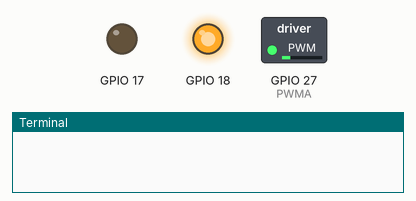
This program was run on a simulated Raspberry Pi (BCM pin numbers). Shown: switched loads named in the program (green lamp = pin HIGH), output pins drawn as LEDs (lit = HIGH), the last lines printed to the terminal. At 24.0 s the program stops and its outputs stay as they are.

Above: at 0.1 s.
At 2.1 s:
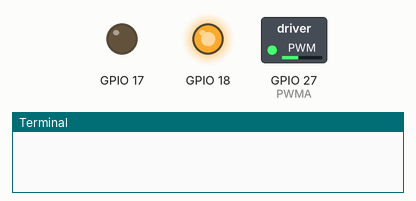
At 6.1 s:
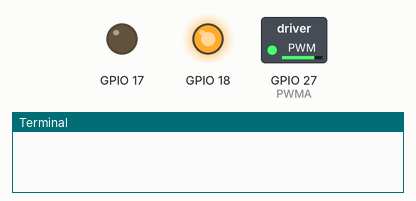
At 12.1 s:
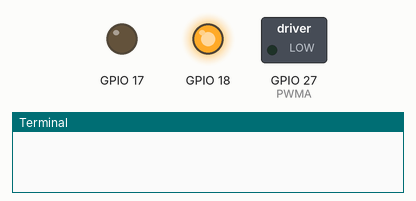
At 18.1 s:
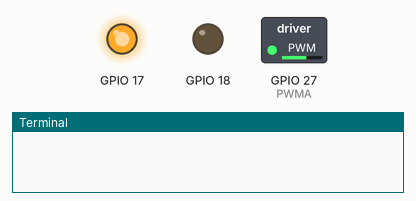
At 24.1 s:
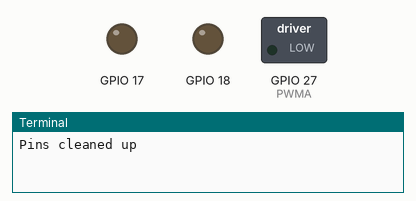
Timing chart, 0 to 25.5 s (numbered marks = the images above):
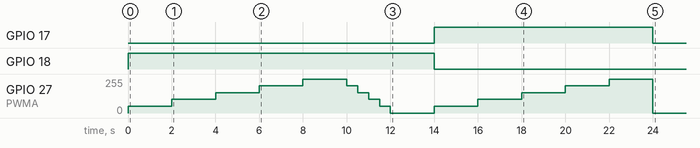

The program:

motor.py
```python
import RPi.GPIO as GPIO
import time

PWMA = 27

GPIO.setwarnings(False)
GPIO.setmode(GPIO.BCM)
GPIO.setup(PWMA, GPIO.OUT)
GPIO.setup(17, GPIO.OUT)
GPIO.setup(18, GPIO.OUT)


GPIO.output(17, GPIO.LOW)
GPIO.output(18, GPIO.HIGH)

rightmotor = GPIO.PWM(PWMA, 50)
rightmotor.start(0)

rightmotor.ChangeDutyCycle(20)
time.sleep(2)

rightmotor.ChangeDutyCycle(40)
time.sleep(2)

rightmotor.ChangeDutyCycle(60)
time.sleep(2)

rightmotor.ChangeDutyCycle(80)
time.sleep(2)

rightmotor.ChangeDutyCycle(100)
time.sleep(2)

rightmotor.ChangeDutyCycle(80)
time.sleep(0.5)

rightmotor.ChangeDutyCycle(60)
time.sleep(0.5)

rightmotor.ChangeDutyCycle(40)
time.sleep(0.5)

rightmotor.ChangeDutyCycle(20)
time.sleep(0.5)

rightmotor.ChangeDutyCycle(0)

time.sleep(2)

GPIO.output(17, GPIO.HIGH)
GPIO.output(18, GPIO.LOW)

rightmotor.ChangeDutyCycle(20)
time.sleep(2)

rightmotor.ChangeDutyCycle(40)
time.sleep(2)

rightmotor.ChangeDutyCycle(60)
time.sleep(2)

rightmotor.ChangeDutyCycle(80)
time.sleep(2)

rightmotor.ChangeDutyCycle(100)
time.sleep(2)

rightmotor.ChangeDutyCycle(0)

GPIO.cleanup()
time.sleep(0.01)
print "Pins cleaned up"
```

Measured:
- by itself, GPIO 17: LOW → HIGH at 14.0 s, → LOW 10.0 s later
- by itself, GPIO 18: LOW → HIGH at 0.00 s, → LOW 14.0 s later
